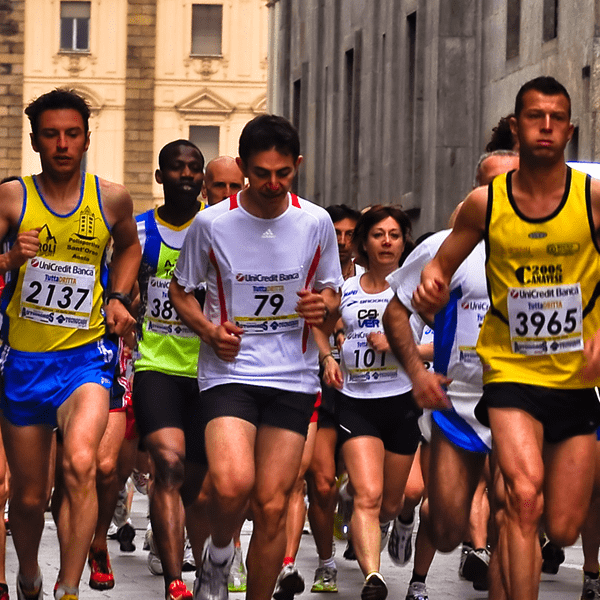
#> input picture images/4.png, 600 x 600 px
$ python fd.py
#> lines starting #> are read from the running program, lines starting #| are printed output that depends on the picture; after the words box and inside, x2 and y2 are one past the last pixel; in counts of white or black regions, pixels touching at a corner belong together
import cv2

# Load the cascade
face_cascade = cv2.CascadeClassifier('haarcascade_frontalface_default.xml')

# Read the input image
img = cv2.imread('images/4.png')
#> img is the input picture: shape (600, 600, 3); mean B, G, R 79.1, 92.6, 123.5

# Convert into grayscale
gray = cv2.cvtColor(img, cv2.COLOR_BGR2GRAY)
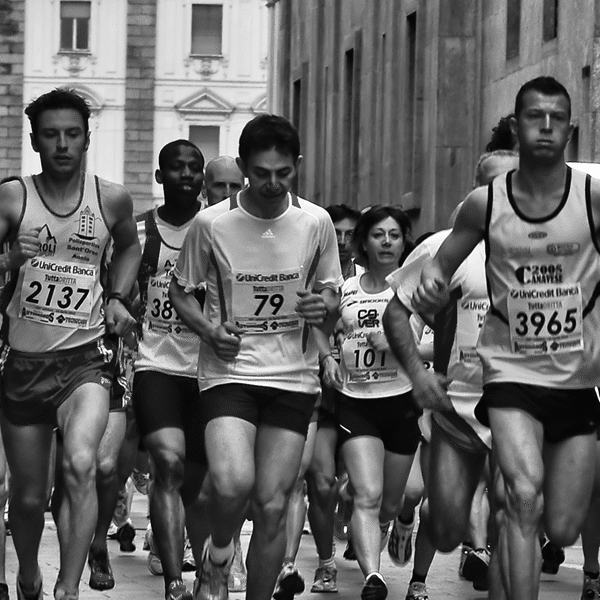
#> gray: shape (600, 600); min 6, max 253, mean 100.3

# Detect faces
faces = face_cascade.detectMultiScale(gray, 1.1, 4)
#> faces = [[328, 221, 31, 31], [364, 217, 46, 46], [515, 92, 64, 64], [163, 149, 47, 47], [243, 151, 57, 57], [32, 110, 60, 60], [255, 510, 65, 65]]

# Draw rectangle around the faces
for (x, y, w, h) in faces:
    bw = (7/3)*w
    semi_bw = bw/2
    p_y = y+h + int(0.5*h)
    final_y = p_y + int(3*h)
    cv2.rectangle(img, ( int((x+(w/2)) - semi_bw) , p_y), (int((x+(w/2)) + semi_bw), final_y), (0,255,255), 2)
    cv2.rectangle(img, (x, y), (x + w, y + h), (255, 0, 0), 2)
#> this loop made 7 passes
#> (x, y, w, h, bw, semi_bw, p_y, final_y) on passes 1 to 7: (328, 221, 31, 31, 72.33, 36.17, 267, 360), (364, 217, 46, 46, 107.3, 53.67, 286, 424), (515, 92, 64, 64, 149.3, 74.67, 188, 380), (163, 149, 47, 47, 109.7, 54.83, 219, 360), (243, 151, 57, 57, 133, 66.5, 236, 407), (32, 110, 60, 60, 140, 70, 200, 380), (255, 510, 65, 65, 151.7, 75.83, 607, 802)
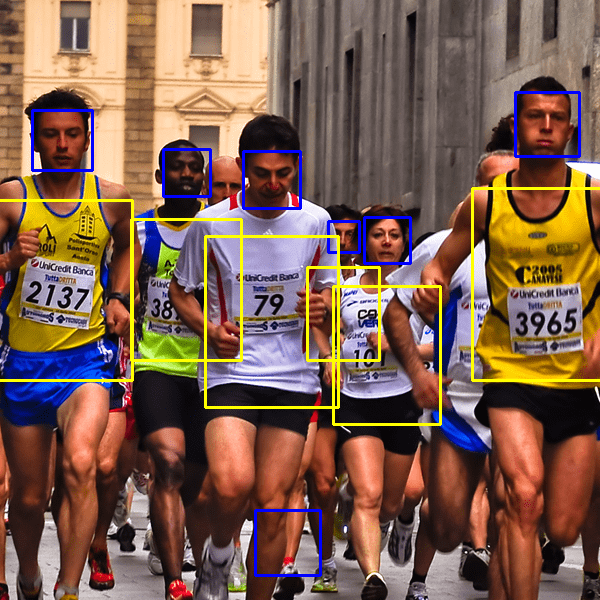
#> img: shape (600, 600, 3); 3.46% of pixels changed, all inside (x1, y1, x2, y2) = (0, 91, 600, 577)

# Display the output
cv2.imshow('img', img)
cv2.waitKey()

$ run again, with images/1.jpg saved as images/4.png
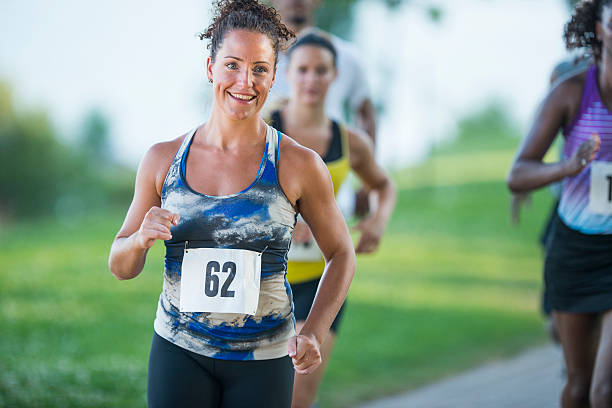
#> input picture images/1.jpg, 612 x 408 px
#> img is the input picture: shape (408, 612, 3); mean B, G, R 139.1, 154, 134.9
#> `gray = cv2.cvtColor(img, cv2.COLOR_BGR2GRAY)`:
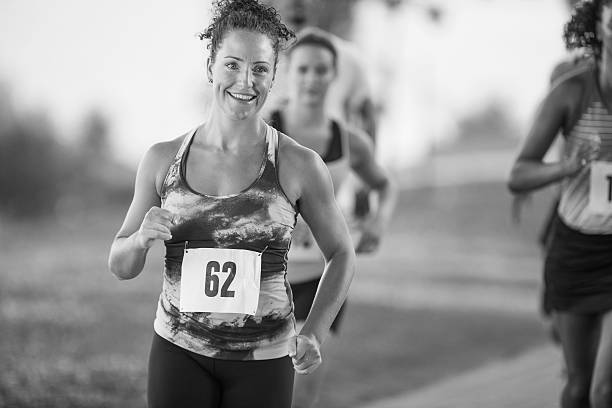
#> gray: shape (408, 612); min 1, max 255, mean 146.6
#> faces = [[283, 48, 58, 58], [203, 33, 85, 85]]
#> the loop `for (x, y, w, h) in faces:` made 2 passes
#> (x, y, w, h, bw, semi_bw, p_y, final_y) on passes 1 to 2: (283, 48, 58, 58, 135.3, 67.67, 135, 309), (203, 33, 85, 85, 198.3, 99.17, 160, 415)
#> after the loop `for (x, y, w, h) in faces:`:
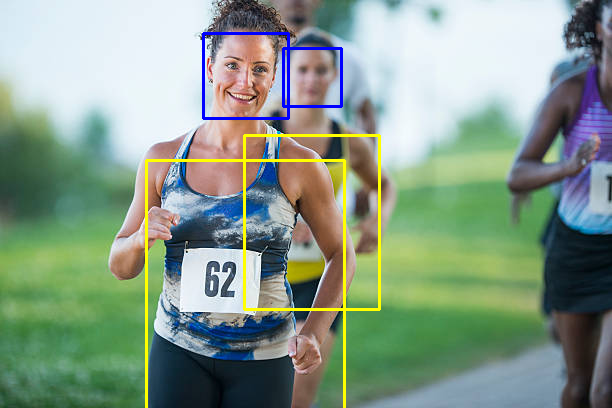
#> img: shape (408, 612, 3); 2.24% of pixels changed, all inside (x1, y1, x2, y2) = (145, 32, 381, 408)

$ run again, with images/10.jpg saved as images/4.png
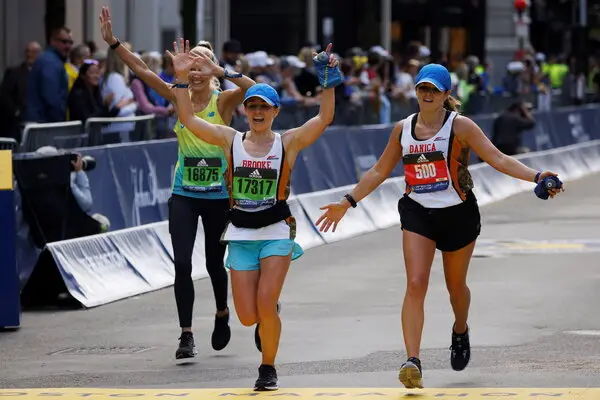
#> input picture images/10.jpg, 600 x 400 px
#> img is the input picture: shape (400, 600, 3); mean B, G, R 104.1, 102.8, 107.2
#> `gray = cv2.cvtColor(img, cv2.COLOR_BGR2GRAY)`:
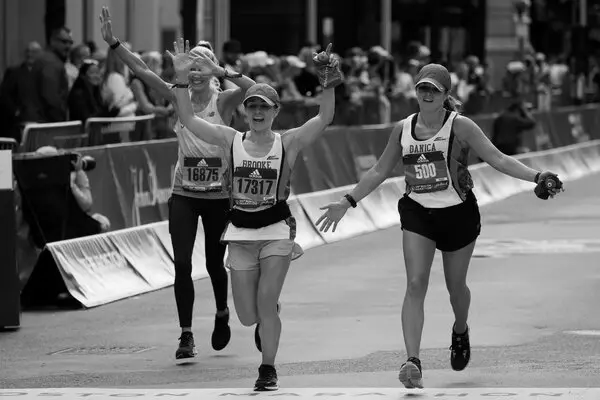
#> gray: shape (400, 600); min 0, max 255, mean 104.3
#> faces = ()

$ run again, with images/11.jpg saved as images/4.png
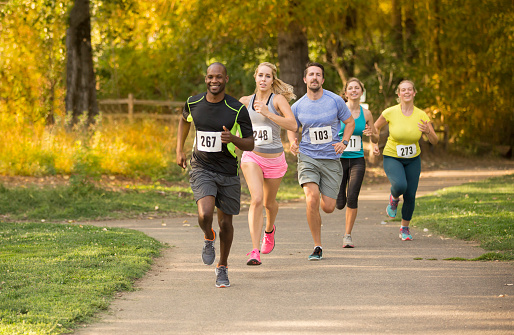
#> input picture images/11.jpg, 514 x 335 px
#> img is the input picture: shape (335, 514, 3); mean B, G, R 71.7, 128.6, 147.5
#> `gray = cv2.cvtColor(img, cv2.COLOR_BGR2GRAY)`:
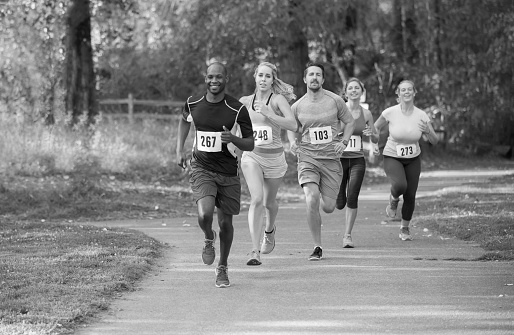
#> gray: shape (335, 514); min 0, max 255, mean 127.7
#> faces = [[302, 65, 25, 25], [251, 65, 26, 26]]
#> the loop `for (x, y, w, h) in faces:` made 2 passes
#> (x, y, w, h, bw, semi_bw, p_y, final_y) on passes 1 to 2: (302, 65, 25, 25, 58.33, 29.17, 102, 177), (251, 65, 26, 26, 60.67, 30.33, 104, 182)
#> after the loop `for (x, y, w, h) in faces:`:
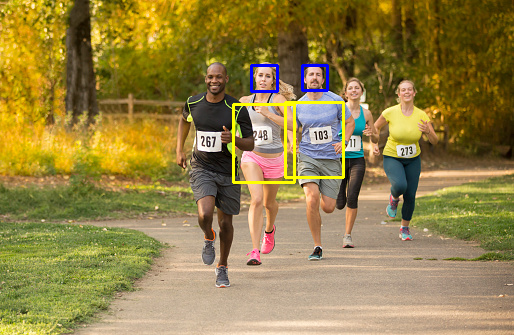
#> img: shape (335, 514, 3); 1.28% of pixels changed, all inside (x1, y1, x2, y2) = (232, 64, 345, 184)
